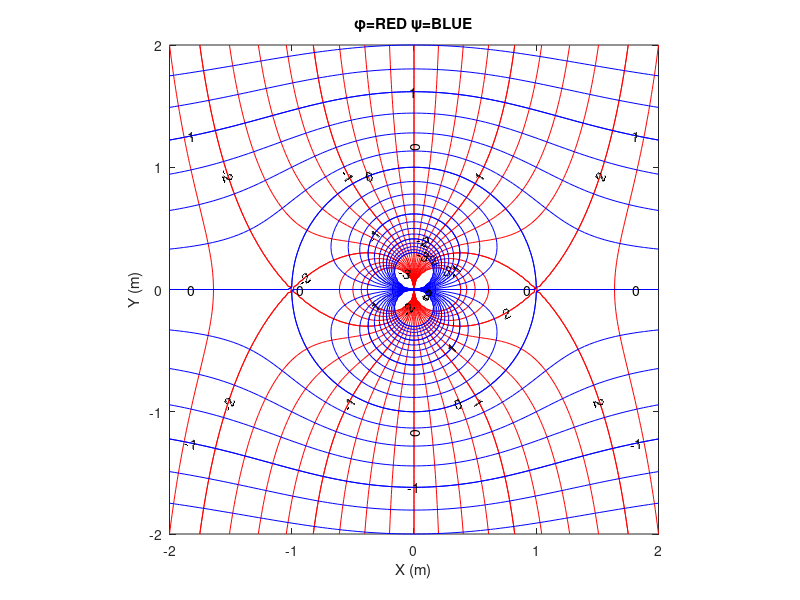

The MATLAB source for this figure:
% cylinder.m 12/1/2009 Parker MacCready
%
% this plots the streamfunction and velocity potential for potential flow
% around a cylinder
clear
% make axes
xymax = 2;
x = linspace(-xymax,xymax,100);
y = linspace(-xymax,xymax,100);
% note that x and y don't include 0
[X,Y] = meshgrid(x,y);
R = sqrt(X.^2 + Y.^2);
sin_th = Y./R;
cos_th = X./R;
U = 1;
a = 1;
phi = U*(R + a*a./R).*cos_th;
psi = U*(R - a*a./R).*sin_th;

psi1 = U.*Y.*(1-a.^2./R.^2);


figure
contour(X,Y,phi,[-3:.25:3],'-r');
hold on
[cc,hh] = contour(X,Y,phi,[-3:1:3],'-r');
clabel(cc,hh);
contour(X,Y,psi1,[-3:.25:3],'-b');
[cc,hh] = contour(X,Y,psi,[-3:1:3],'-b');
clabel(cc,hh);
xlabel('X (m)')
ylabel('Y (m)')
title('\phi=RED \psi=BLUE')
axis equal
axis tight